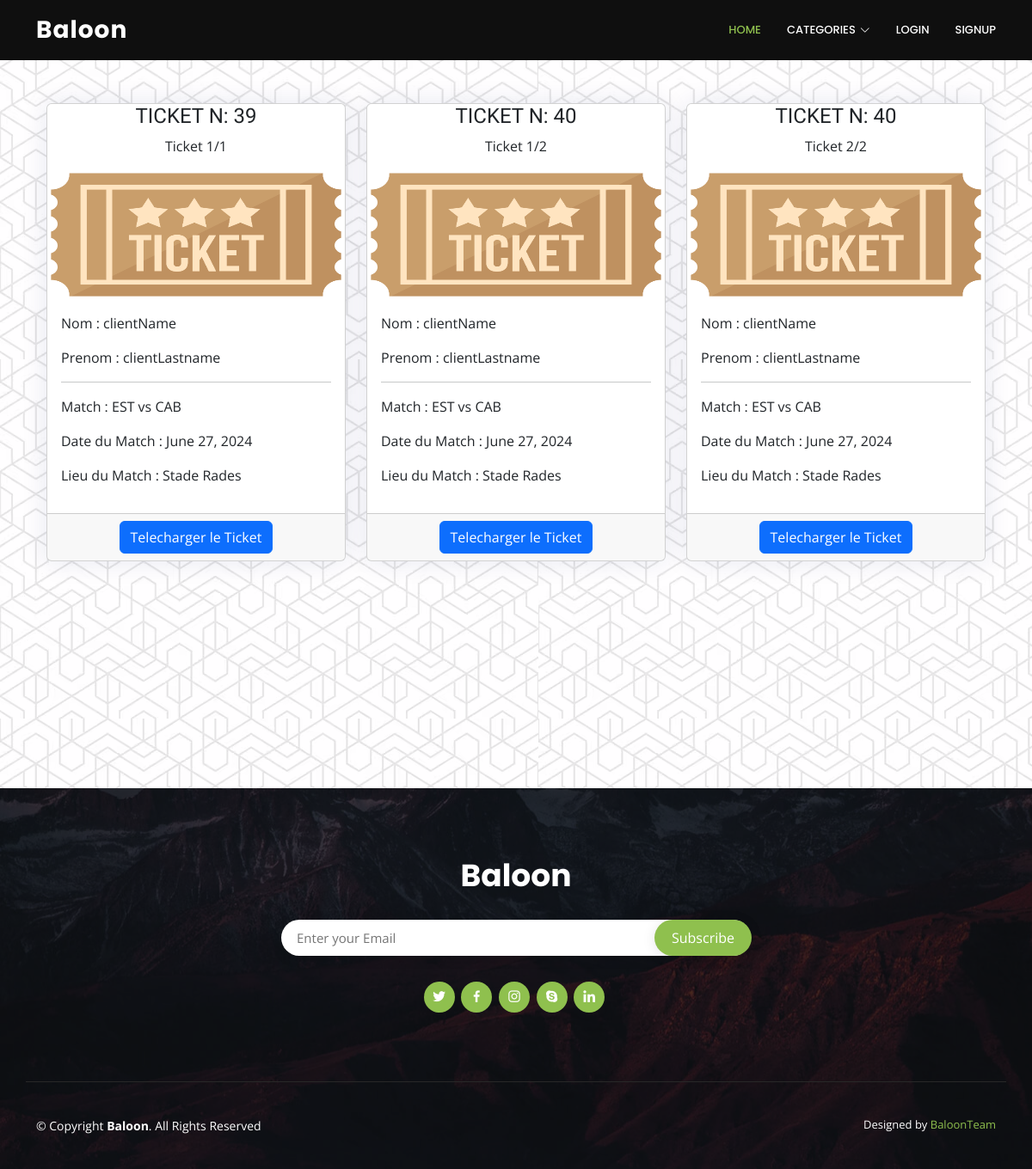
The app's page /ticket/30 with its own data.
### tickets_app/models.py (models this page shows, shortened)
class Tickets(models.Model):
    client = models.ForeignKey(Client, on_delete=models.CASCADE)
    match = models.ForeignKey(Events, on_delete=models.CASCADE)
    date = models.DateField(auto_now_add=True)
    TICKET_TYPES = (
        ('Regulier', 'Regulier'),
        ('VIP', 'VIP'),
    )
    ticket_type = models.CharField(max_length=10, choices=TICKET_TYPES, default='Regulier')
    nbr = models.IntegerField(default=1)

### users_app/models.py (models this page shows, shortened)
class Users(models.Model):
    email = models.CharField(max_length=255)
    USER_TYPES = [
        ('Client', 'Client'),
        ('Organisateur', 'Organisateur'),
        ('Admin', 'Admin'),
    ]
    user_type = models.CharField(max_length=255, choices=USER_TYPES)  # Client | Organisateur | Admininstrateur
    addresse = models.CharField(max_length=500)
    profile_img = models.ImageField(default='profile_img_default.png', blank=True)

class Client(Users):
    nom = models.CharField(max_length=255)
    prenom = models.CharField(max_length=255)

### events_app/models.py (models this page shows, shortened)
class Events(models.Model):
    match = models.CharField(max_length=255)
    date = models.DateField(default=timezone.now)
    lieu = models.CharField(max_length=255)
    organisateur = models.ForeignKey(Organisateur, on_delete=models.CASCADE, related_name='events')
    image = models.ImageField(upload_to='images', default='default.png', blank=True)

### tickets_app/views.py (the view)
# urls.py: path('<int:id>', views.ticket_detail, name='ticket_detail'),
def ticket_detail(request, id):
    clnt = Client.objects.get(id=id)
    tickets = Tickets.objects.filter(client=clnt)
    return render(request, 'tickets_app/tickets_index.html', {'tickets': tickets})

### templates/tickets_app/tickets_index.html (shortened to what this page needs)
{% extends "base.html" %}
{% load static %}
{% block content %}
<div class="container">
    <link rel="stylesheet" href="{% static 'css/tickets_index.css' %}">
 <div class="row row-cols-1 row-cols-md-3 g-4">
    {% for ticket in tickets %}
        {% for i in ""|center:ticket.nbr %}
            <div class="col">
                <div class="card h-100 {{ ticket.ticket_type }}">
                    <h4 class="text-center">TICKET N: {{ ticket.id }}</h4>
                    <p class="text-center">Ticket {{ forloop.counter }}/{{ ticket.nbr }}</p>
                    {% if ticket.ticket_type == 'Regulier' %}
                        <img src="{% static 'Ticket_Reg_logo.png.webp'%}" style="height: 150px; width: auto;" class="card-img-top">
                    {% endif %}
                    <div class="card-body">
                        <div class="card-text">
                            <p>Nom : <span>{{ticket.client.nom}}</span></p>
                            <p>Prenom : <span>{{ticket.client.prenom}}</span></p>
                            <hr>
                            <p>Match : <span>{{ticket.match.match}}</span></p>
                            <p>Date du Match : <span>{{ticket.match.date}}</span></p>
                            <p>Lieu du Match : <span>{{ ticket.match.lieu }}</span></p>
                        </div>
                    </div>
                    <div class="card-footer">
                        <small class="text-body-secondary">
                            <center>
                                <a href="{%url 'telecharger_ticket' ticket.id forloop.counter%}" class="btn btn-primary">Telecharger le Ticket</a>
                            </center>
                        </small>
                    </div>
                </div>
            </div>
        {% endfor %}
    {% endfor %}
    </div>
</div>
<br>
{% endblock content %}

### statics/assets/css/style.css (style rules this page uses)
:root { scroll-behavior: smooth; }
body { font-family: "Open Sans", sans-serif; background: #f6f9ff; color: #444444; }
a { color: #4154f1; text-decoration: none; }
h1, h2, h3, h4, h5, h6 { font-family: "Nunito", sans-serif; }
.card { margin-bottom: 30px; border: none; border-radius: 5px; box-shadow: 0px 0 30px rgba(1, 41, 112, 0.1); }
.card-header, .card-footer { border-color: #ebeef4; background-color: #fff; color: #798eb3; padding: 15px; }
.card-body { padding: 0 20px 20px 20px; }

### statics/header/assets/css/style.css (style rules this page uses)
body { font-family: "Open Sans", sans-serif; color: #444444; }
a { text-decoration: none; color: #8fc04e; }
h1, h2, h3, h4, h5, h6 { font-family: "Raleway", sans-serif; }

### statics/css/tickets_index.css (style rules this page uses)
.Regulier { background-color: #d1e7dd; color: #000; margin: 0; padding: 50; font-size: 16px; line-height: 24px; }

### records on screen
Tickets: id "39", nbr "1", ticket_type "Regulier" (drawn), client.nom "clientName", client.prenom "clientLastname", match.match "EST vs CAB", match "June 27, 2024", match.lieu "Stade Rades"
Tickets: id "40" "40", nbr "2" "2", ticket_type "Regulier" (drawn), client.nom "clientName" "clientName", client.prenom "clientLastname" "clientLastname", match.match "EST vs CAB" "EST vs CAB", match "June 27, 2024" "June 27, 2024", match.lieu "Stade Rades" "Stade Rades"
